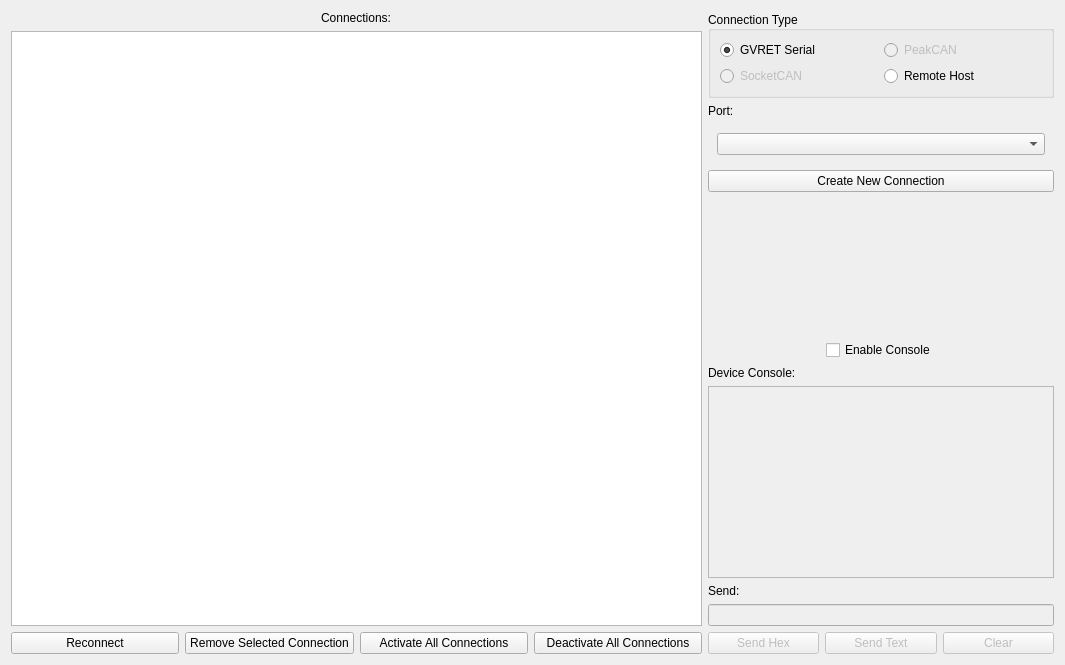
<?xml version="1.0" encoding="UTF-8"?>
<ui version="4.0">
 <class>ConnectionWindow</class>
 <widget class="QWidget" name="ConnectionWindow">
  <property name="geometry">
   <rect>
    <x>0</x>
    <y>0</y>
    <width>1065</width>
    <height>665</height>
   </rect>
  </property>
  <property name="windowTitle">
   <string>Connection Settings</string>
  </property>
  <layout class="QHBoxLayout" name="horizontalLayout" stretch="2,1">
   <item>
    <layout class="QVBoxLayout" name="verticalLayout">
     <item alignment="Qt::AlignHCenter">
      <widget class="QLabel" name="label_4">
       <property name="text">
        <string>Connections:</string>
       </property>
      </widget>
     </item>
     <item>
      <widget class="QTableView" name="tableConnections">
       <property name="alternatingRowColors">
        <bool>true</bool>
       </property>
       <property name="selectionMode">
        <enum>QAbstractItemView::SingleSelection</enum>
       </property>
       <property name="selectionBehavior">
        <enum>QAbstractItemView::SelectRows</enum>
       </property>
      </widget>
     </item>
     <item>
      <layout class="QHBoxLayout" name="horizontalLayout_5">
       <item>
        <widget class="QPushButton" name="btnReconnect">
         <property name="text">
          <string>Reconnect</string>
         </property>
        </widget>
       </item>
       <item>
        <widget class="QPushButton" name="btnRemoveBus">
         <property name="text">
          <string>Remove Selected Connection</string>
         </property>
        </widget>
       </item>
       <item>
        <widget class="QPushButton" name="btnActivateAll">
         <property name="text">
          <string>Activate All Connections</string>
         </property>
        </widget>
       </item>
       <item>
        <widget class="QPushButton" name="btnDeactivateAll">
         <property name="text">
          <string>Deactivate All Connections</string>
         </property>
        </widget>
       </item>
      </layout>
     </item>
    </layout>
   </item>
   <item>
    <layout class="QVBoxLayout" name="verticalLayout_2">
     <item>
      <widget class="QGroupBox" name="gbType">
       <property name="title">
        <string>Connection Type</string>
       </property>
       <property name="alignment">
        <set>Qt::AlignLeading|Qt::AlignLeft|Qt::AlignVCenter</set>
       </property>
       <layout class="QGridLayout" name="gridLayout">
        <item row="0" column="1">
         <widget class="QRadioButton" name="rbKvaser">
          <property name="enabled">
           <bool>false</bool>
          </property>
          <property name="text">
           <string>PeakCAN</string>
          </property>
         </widget>
        </item>
        <item row="0" column="0">
         <widget class="QRadioButton" name="rbGVRET">
          <property name="text">
           <string>GVRET Serial</string>
          </property>
          <property name="checked">
           <bool>true</bool>
          </property>
         </widget>
        </item>
        <item row="1" column="0">
         <widget class="QRadioButton" name="rbSocketCAN">
          <property name="enabled">
           <bool>false</bool>
          </property>
          <property name="text">
           <string>SocketCAN</string>
          </property>
         </widget>
        </item>
        <item row="1" column="1">
         <widget class="QRadioButton" name="rbRemote">
          <property name="text">
           <string>Remote Host</string>
          </property>
         </widget>
        </item>
       </layout>
      </widget>
     </item>
     <item>
      <widget class="QLabel" name="lPort">
       <property name="sizePolicy">
        <sizepolicy hsizetype="Minimum" vsizetype="Minimum">
         <horstretch>0</horstretch>
         <verstretch>0</verstretch>
        </sizepolicy>
       </property>
       <property name="text">
        <string>Port:</string>
       </property>
      </widget>
     </item>
     <item>
      <widget class="QStackedWidget" name="stPort">
       <property name="sizePolicy">
        <sizepolicy hsizetype="Preferred" vsizetype="Fixed">
         <horstretch>0</horstretch>
         <verstretch>0</verstretch>
        </sizepolicy>
       </property>
       <property name="minimumSize">
        <size>
         <width>0</width>
         <height>0</height>
        </size>
       </property>
       <property name="layoutDirection">
        <enum>Qt::LeftToRight</enum>
       </property>
       <property name="currentIndex">
        <number>0</number>
       </property>
       <widget class="QWidget" name="cbPage">
        <property name="sizePolicy">
         <sizepolicy hsizetype="Expanding" vsizetype="Preferred">
          <horstretch>0</horstretch>
          <verstretch>0</verstretch>
         </sizepolicy>
        </property>
        <property name="layoutDirection">
         <enum>Qt::LeftToRight</enum>
        </property>
        <layout class="QHBoxLayout" name="horizontalLayout_8">
         <item>
          <widget class="QComboBox" name="cbPort">
           <property name="sizePolicy">
            <sizepolicy hsizetype="Expanding" vsizetype="Fixed">
             <horstretch>0</horstretch>
             <verstretch>0</verstretch>
            </sizepolicy>
           </property>
           <property name="maximumSize">
            <size>
             <width>341</width>
             <height>16777215</height>
            </size>
           </property>
          </widget>
         </item>
        </layout>
       </widget>
       <widget class="QWidget" name="etPage">
        <layout class="QHBoxLayout" name="horizontalLayout_7">
         <item>
          <widget class="QLineEdit" name="lePort">
           <property name="sizePolicy">
            <sizepolicy hsizetype="Expanding" vsizetype="Fixed">
             <horstretch>0</horstretch>
             <verstretch>0</verstretch>
            </sizepolicy>
           </property>
          </widget>
         </item>
        </layout>
       </widget>
      </widget>
     </item>
     <item>
      <layout class="QHBoxLayout" name="horizontalLayout_4">
       <item>
        <widget class="QPushButton" name="btnOK">
         <property name="text">
          <string>Create New Connection</string>
         </property>
        </widget>
       </item>
      </layout>
     </item>
     <item>
      <spacer name="verticalSpacer">
       <property name="orientation">
        <enum>Qt::Vertical</enum>
       </property>
       <property name="sizeHint" stdset="0">
        <size>
         <width>20</width>
         <height>40</height>
        </size>
       </property>
      </spacer>
     </item>
     <item alignment="Qt::AlignHCenter">
      <widget class="QCheckBox" name="ckEnableConsole">
       <property name="text">
        <string>Enable Console</string>
       </property>
      </widget>
     </item>
     <item>
      <widget class="QLabel" name="label">
       <property name="text">
        <string>Device Console:</string>
       </property>
      </widget>
     </item>
     <item>
      <widget class="QTextBrowser" name="textConsole">
       <property name="enabled">
        <bool>false</bool>
       </property>
      </widget>
     </item>
     <item>
      <widget class="QLabel" name="label_3">
       <property name="text">
        <string>Send:</string>
       </property>
      </widget>
     </item>
     <item>
      <widget class="QLineEdit" name="lineSend">
       <property name="enabled">
        <bool>false</bool>
       </property>
      </widget>
     </item>
     <item>
      <layout class="QHBoxLayout" name="horizontalLayout_9">
       <item>
        <widget class="QPushButton" name="btnSendHex">
         <property name="enabled">
          <bool>false</bool>
         </property>
         <property name="text">
          <string>Send Hex</string>
         </property>
        </widget>
       </item>
       <item>
        <widget class="QPushButton" name="btnSendText">
         <property name="enabled">
          <bool>false</bool>
         </property>
         <property name="text">
          <string>Send Text</string>
         </property>
        </widget>
       </item>
       <item>
        <widget class="QPushButton" name="btnClearDebug">
         <property name="enabled">
          <bool>false</bool>
         </property>
         <property name="text">
          <string>Clear</string>
         </property>
        </widget>
       </item>
      </layout>
     </item>
    </layout>
   </item>
  </layout>
 </widget>
 <resources/>
 <connections/>
</ui>
